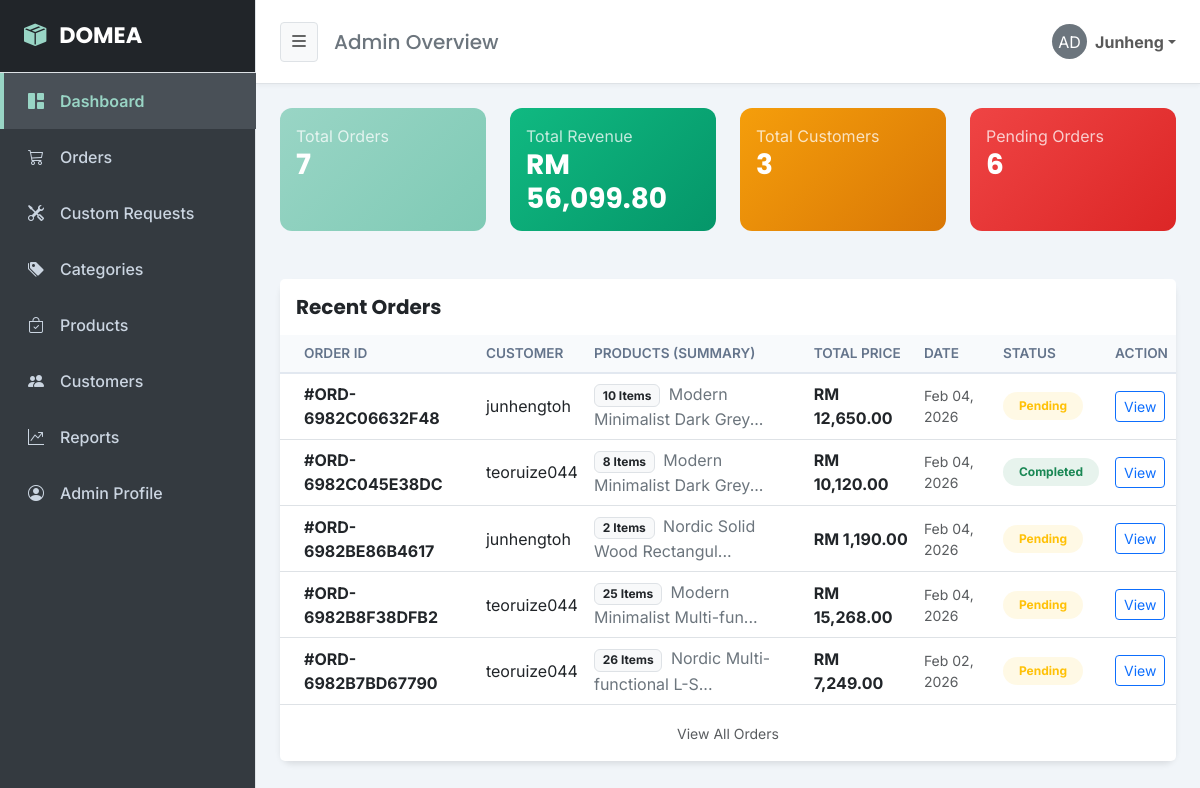
Page /admin_dashboard.php (signed in) on the committed database.
### tables this page shows
CREATE TABLE `orders` (
  `id` int(11) NOT NULL,
  `order_id` varchar(50) NOT NULL,
  `user_id` int(11) NOT NULL,
  `customer_name` varchar(100) NOT NULL,
  `email` varchar(100) DEFAULT NULL,
  `phone` varchar(20) DEFAULT NULL,
  `address` text DEFAULT NULL,
  `product_name` varchar(255) NOT NULL,
  `price` decimal(10,2) NOT NULL,
  `grand_total` decimal(10,2) DEFAULT NULL,
  `status` enum('Pending','Processing','Shipped','Delivered','Completed','Cancelled') DEFAULT 'Pending',
  `order_date` timestamp NOT NULL DEFAULT current_timestamp(),
  `product_image` varchar(255) DEFAULT NULL,
  `product_variant` varchar(50) DEFAULT 'Standard',
  `quantity` int(11) DEFAULT 1,
  `payment_method` varchar(50) DEFAULT 'Credit Card',
  `transaction_id` varchar(50) DEFAULT NULL,
  `payment_status` enum('Paid','Unpaid') DEFAULT 'Unpaid',
  `tracking_number` varchar(50) DEFAULT NULL,
  `courier` varchar(50) DEFAULT NULL,
  `order_notes` text DEFAULT NULL
);

### admin_dashboard.php (the view, shortened to what this page needs)
<?php
include 'db_conn.php';
$sql_orders = "SELECT COUNT(DISTINCT order_id) as total_orders FROM orders";
$result_orders = $conn->query($sql_orders);
$total_orders = $result_orders->fetch_assoc()['total_orders'];
$sql_revenue = "SELECT SUM(grand_total) as total_revenue FROM orders WHERE status != 'Cancelled'";
$result_revenue = $conn->query($sql_revenue);
$total_revenue = $result_revenue->fetch_assoc()['total_revenue'] ?? 0;
$sql_users = "SELECT COUNT(*) as total_users FROM users WHERE role='customer'";
$result_users = $conn->query($sql_users);
$total_users = $result_users->fetch_assoc()['total_users'];
$sql_pending = "SELECT COUNT(*) as pending_count FROM orders WHERE status = 'Pending'";
$result_pending = $conn->query($sql_pending);
$pending_orders = $result_pending->fetch_assoc()['pending_count'] ?? 0;
$sql_recent = "
    SELECT
        o.id,
        o.order_id,
        o.customer_name,
        o.grand_total,  -- ✅ 改用 grand_total
        o.status,
        o.order_date,
        -- 子查询：获取商品名称拼接
        (
            SELECT GROUP_CONCAT(p.product_name SEPARATOR ', ')
            FROM order_items oi
            JOIN products p ON oi.product_id = p.product_id
            WHERE oi.order_id = o.id
        ) as product_summary,
        -- 子查询：获取商品数量
        (
            SELECT SUM(oi.quantity)
            FROM order_items oi
            WHERE oi.order_id = o.id
        ) as item_count
    FROM orders o
    ORDER BY o.order_date DESC
    LIMIT 5
";
$recent_orders = $conn->query($sql_recent);
?>
<!DOCTYPE html>
<html lang="en">
<head>
    <link href="https://cdn.jsdelivr.net/npm/bootstrap@5.3.0/dist/css/bootstrap.min.css" rel="stylesheet">
    <link rel="stylesheet" href="https://cdn.jsdelivr.net/npm/bootstrap-icons@1.10.5/font/bootstrap-icons.css">
    <link rel="stylesheet" href="admin_style.css">
</head>
<body>
    <div class="d-flex" id="wrapper">
        <div class="border-end" id="sidebar-wrapper">
            <div class="sidebar-heading border-bottom bg-dark text-white">
                <i class="bi bi-box-seam-fill me-2" style="color: #99d5c5;"></i>
                <span class="sidebar-text">DOMEA</span>
            </div>
            <div class="list-group list-group-flush">
                <a href="admin_dashboard.php" class="list-group-item list-group-item-action active">
                    <i class="bi bi-grid-1x2-fill me-3"></i><span class="sidebar-text">Dashboard</span>
                </a>
                <a href="admin_orders.php" class="list-group-item list-group-item-action">
                    <i class="bi bi-cart3 me-3"></i><span class="sidebar-text">Orders</span>
                </a>
                <a href="admin_custom_requests.php" class="list-group-item list-group-item-action">
                    <i class="bi bi-tools me-3"></i><span class="sidebar-text">Custom Requests</span>
                </a>
                <a href="admin_categories.php" class="list-group-item list-group-item-action">
                    <i class="bi bi-tags-fill me-3"></i><span class="sidebar-text">Categories</span>
                </a>
                <a href="admin_products.php" class="list-group-item list-group-item-action">
                    <i class="bi bi-bag-check me-3"></i><span class="sidebar-text">Products</span>
                </a>
                <a href="admin_customers.php" class="list-group-item list-group-item-action">
                    <i class="bi bi-people-fill me-3"></i><span class="sidebar-text">Customers</span>
                </a>
                <a href="admin_reports.php" class="list-group-item list-group-item-action">
                    <i class="bi bi-graph-up-arrow me-3"></i><span class="sidebar-text">Reports</span>
                </a>
                <a href="admin_profile.php" class="list-group-item list-group-item-action">
                    <i class="bi bi-person-circle me-3"></i><span class="sidebar-text">Admin Profile</span>
                </a>
            </div>
        </div>
        <div id="page-content-wrapper">
            <nav class="navbar navbar-light border-bottom px-4 py-3 bg-white">
                <div class="container-fluid p-0 d-flex align-items-center justify-content-between">
                    <div class="d-flex align-items-center">
                        <button class="btn btn-light btn-sm me-3 border" id="sidebarToggle"><i class="bi bi-list fs-5"></i></button>
                        <h5 class="m-0 d-none d-md-block text-secondary">Admin Overview</h5>
                    </div>
                    <ul class="navbar-nav ms-auto flex-row align-items-center">
                        <li class="nav-item dropdown">
                            <a class="nav-link dropdown-toggle d-flex align-items-center" href="#" id="navbarDropdown" role="button" data-bs-toggle="dropdown" aria-expanded="false">
                                <div class="bg-secondary rounded-circle text-white d-flex justify-content-center align-items-center me-2" style="width: 35px; height: 35px;">AD</div>
                                <span class="fw-bold d-none d-sm-block"><?php echo isset($_SESSION['username']) ? $_SESSION['username'] : 'Admin'; ?></span>
                            </a>
                        </li>
                    </ul>
                </div>
            </nav>
            <div class="container-fluid p-4">
                <div class="row g-3 g-md-4 mb-5">
                    <div class="col-12 col-md-6 col-lg-3">
                        <div class="card stat-card bg-custom-primary text-white h-100">
                            <div class="card-body">
                                <div><p class="mb-0 opacity-75">Total Orders</p><h3 class="fw-bold mb-0"><?php echo $total_orders; ?></h3></div>
                            </div>
                        </div>
                    </div>
                    <div class="col-12 col-md-6 col-lg-3">
                        <div class="card stat-card bg-custom-success text-white h-100">
                            <div class="card-body">
                                <div><p class="mb-0 opacity-75">Total Revenue</p><h3 class="fw-bold mb-0">RM <?php echo number_format($total_revenue, 2); ?></h3></div>
                            </div>
                        </div>
                    </div>
                    <div class="col-12 col-md-6 col-lg-3">
                        <div class="card stat-card bg-custom-warning text-white h-100">
                            <div class="card-body">
                                <div><p class="mb-0 opacity-75">Total Customers</p><h3 class="fw-bold mb-0"><?php echo $total_users; ?></h3></div>
                            </div>
                        </div>
                    </div>
                    <div class="col-12 col-md-6 col-lg-3">
                        <div class="card stat-card bg-custom-danger text-white h-100">
                            <div class="card-body">
                                <div><p class="mb-0 opacity-75">Pending Orders</p><h3 class="fw-bold mb-0"><?php echo $pending_orders; ?></h3></div>
                            </div>
                        </div>
                    </div>
                </div>
                <div class="card custom-table-card bg-white">
                    <div class="card-header bg-white border-0 py-3 d-flex justify-content-between align-items-center">
                        <h5 class="mb-0 fw-bold text-dark">Recent Orders</h5>
                        </div>
                    <div class="card-body p-0">
                        <div class="table-responsive">
                            <table class="table table-hover align-middle mb-0">
                                <thead class="table-light">
                                    <tr>
                                        <th class="ps-4">Order ID</th>
                                        <th>Customer</th>
                                        <th>Products (Summary)</th>
                                        <th>Total Price</th>
                                        <th>Date</th>
                                        <th>Status</th>
                                        <th>Action</th>
                                    </tr>
                                </thead>
                                <tbody>
                                    <?php
                                    if ($recent_orders && $recent_orders->num_rows > 0) {
                                        while($row = $recent_orders->fetch_assoc()) {
                                            $badge_class = 'bg-secondary';
                                            if ($row['status'] == 'Completed') $badge_class = 'bg-success text-success';
                                            if ($row['status'] == 'Pending') $badge_class = 'bg-warning text-warning';
                                            $date = date("M d, Y", strtotime($row['order_date']));
                                            $products = $row['product_summary'];
                                            $item_count = $row['item_count'];
                                            if (empty($products)) {
                                                $display_product = '<span class="text-muted small">Checking details...</span>';
                                            } elseif ($item_count > 1) {
                                                $display_product = '<span class="badge bg-light text-dark border me-1">' . $item_count . ' Items</span> ' . mb_strimwidth($products, 0, 30, "...");
                                            } else {
                                                $display_product = mb_strimwidth($products, 0, 40, "...");
                                            }
                                    ?>
                                    <tr>
                                        <td class="ps-4 fw-bold">#<?php echo $row['order_id']; ?></td>
                                        <td><?php echo $row['customer_name']; ?></td>
                                        <td class="text-secondary"><?php echo $display_product; ?></td>
                                        <td class="fw-bold">RM <?php echo number_format($row['grand_total'], 2); ?></td>
                                        <td class="text-muted small"><?php echo $date; ?></td>
                                        <td><span class="badge <?php echo $badge_class; ?> bg-opacity-10 px-3 py-2 rounded-pill"><?php echo $row['status']; ?></span></td>
                                        <td>
                                            <a href="admin_order_details.php?id=<?php echo $row['order_id']; ?>" class="btn btn-sm btn-outline-primary">View</a>
                                        </td>
                                    </tr>
                                    <?php
                                        }
                                    } else {
                                        echo "<tr><td colspan='7' class='text-center py-4 text-muted'>No orders found.</td></tr>";
                                    }
                                    ?>
                                </tbody>
                            </table>
                        </div>
                    </div>
                    <div class="card-footer bg-white border-0 py-3 text-center">
                        <a href="admin_orders.php" class="text-decoration-none text-muted small hover-link">View All Orders</a>
                    </div>
                </div>
            </div>
        </div>
    </div>
</body>
</html>

### admin_style.css (style rules this page uses)
body { font-family: 'Inter', sans-serif; background-color: #f1f5f9; overflow-x: hidden; }
h1, h2, h3, h4, h5, h6, .navbar-brand, .sidebar-heading { font-family: 'Poppins', sans-serif; }
#sidebar-wrapper { min-height: 100vh; margin-left: -16rem; width: 16rem; transition: all 0.3s ease; background-color: #343a40; color: #94a3b8; z-index: 1000; }
#sidebar-wrapper .sidebar-heading { padding: 1.2rem 1.5rem; font-size: 1.4rem; font-weight: 700; color: #fff; background-color: #212529; border-bottom: 1px solid #495057; }
#sidebar-wrapper .list-group { width: 16rem; }
#sidebar-wrapper .list-group-item { background-color: transparent; color: #cbd5e1; border: none; padding: 1rem 1.5rem; font-weight: 500; transition: all 0.2s; border-left: 4px solid transparent; }
#sidebar-wrapper .list-group-item.active { background-color: #495057; color: #99d5c5; border-left-color: #99d5c5; font-weight: 600; }
#page-content-wrapper { width: 100%; }
.navbar { background-color: #ffffff !important; box-shadow: 0 2px 4px rgba(0,0,0,0.04); }
.stat-card { border: none; border-radius: 12px; transition: transform 0.3s ease, box-shadow 0.3s ease; overflow: hidden; }
.bg-custom-primary { background: linear-gradient(135deg, #99d5c5, #7fcab5); }
.bg-custom-success { background: linear-gradient(135deg, #10b981, #059669); }
.bg-custom-warning { background: linear-gradient(135deg, #f59e0b, #d97706); }
.bg-custom-danger { background: linear-gradient(135deg, #ef4444, #dc2626); }
.custom-table-card { border: none; border-radius: 12px; box-shadow: 0 4px 6px -1px rgba(0, 0, 0, 0.1); }
.table thead th { background-color: #f8fafc; color: #64748b; font-weight: 600; text-transform: uppercase; font-size: 0.85rem; border-bottom: 2px solid #e2e8f0; }
.table td { vertical-align: middle; }
@media (min-width: 768px) { #sidebar-wrapper { margin-left: 0; width: 16rem; } }
@media (min-width: 768px) { #page-content-wrapper { margin-left: 0; width: 100%; transition: all 0.3s ease; } }

### rows in the picture
orders: order "ORD-6982C06632F48", customer_name "junhengtoh", item_count "10", products "Modern Minimalist Dark Grey...", grand_total "12,650.00", order_date "Feb 04, 2026", status "Pending"
orders: order "ORD-6982C045E38DC", customer_name "teoruize044", item_count "8", products "Modern Minimalist Dark Grey...", grand_total "10,120.00", order_date "Feb 04, 2026", status "Completed"
orders: order "ORD-6982BE86B4617", customer_name "junhengtoh", item_count "2", products "Nordic Solid Wood Rectangul...", grand_total "1,190.00", order_date "Feb 04, 2026", status "Pending"
orders: order "ORD-6982B8F38DFB2", customer_name "teoruize044", item_count "25", products "Modern Minimalist Multi-fun...", grand_total "15,268.00", order_date "Feb 04, 2026", status "Pending"
orders: order "ORD-6982B7BD67790", customer_name "teoruize044", item_count "26", products "Nordic Multi-functional L-S...", grand_total "7,249.00", order_date "Feb 02, 2026", status "Pending"

### other values in the picture
$_SESSION['username'] "Junheng"
$total_orders "7"
$total_revenue "56,099.80"
$total_users "3"
$pending_orders "6"
